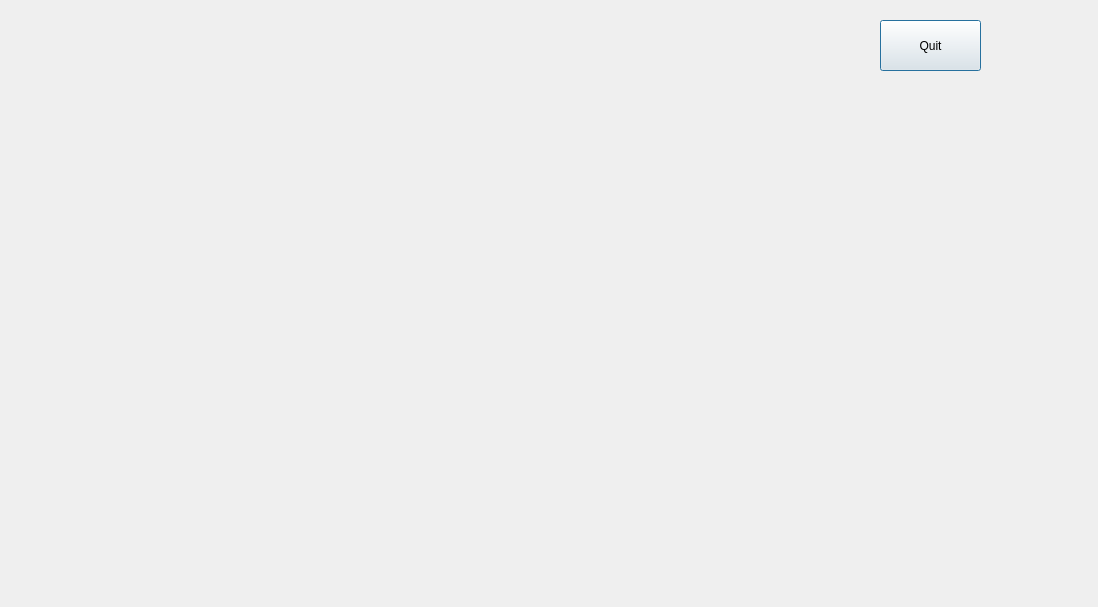
<?xml version="1.0" encoding="UTF-8"?>
<ui version="4.0">
 <class>Game</class>
 <widget class="QDialog" name="Game">
  <property name="geometry">
   <rect>
    <x>0</x>
    <y>0</y>
    <width>1098</width>
    <height>607</height>
   </rect>
  </property>
  <property name="maximumSize">
   <size>
    <width>1098</width>
    <height>607</height>
   </size>
  </property>
  <property name="windowTitle">
   <string>Dialog</string>
  </property>
  <widget class="QPushButton" name="quit_button">
   <property name="geometry">
    <rect>
     <x>880</x>
     <y>20</y>
     <width>101</width>
     <height>51</height>
    </rect>
   </property>
   <property name="text">
    <string>Quit</string>
   </property>
  </widget>
 </widget>
 <resources/>
 <connections/>
</ui>
